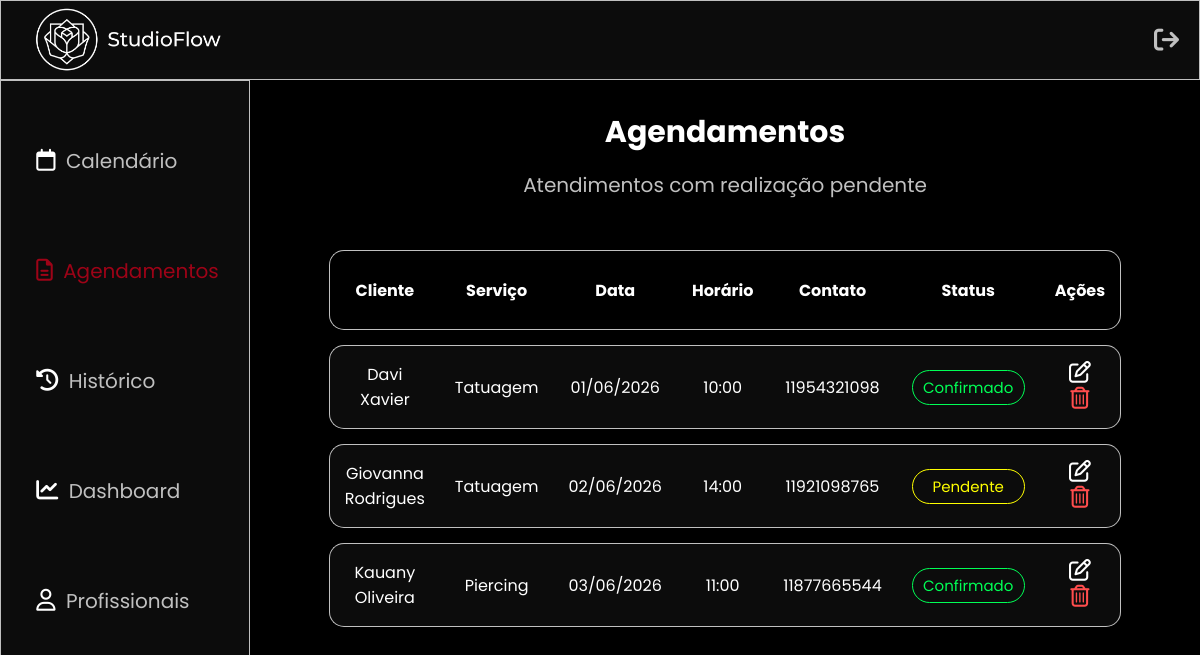
/frontend/admin/agendamentos.php, run on an earlier commit of the app's database.
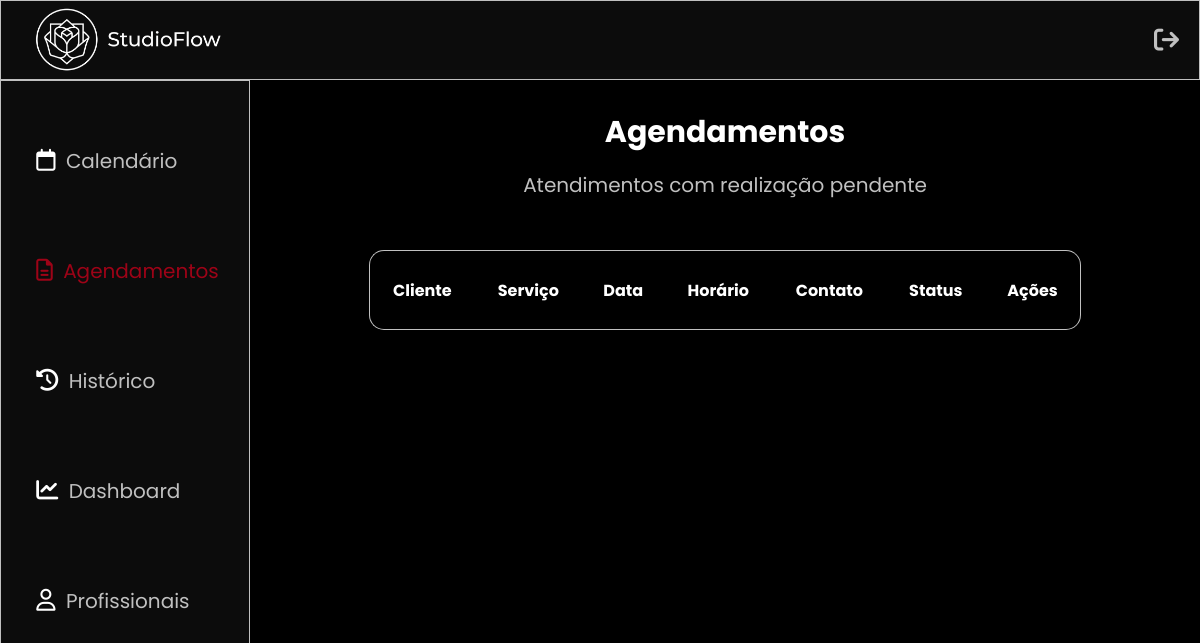
And on a later commit of the database.
### tables this page shows
CREATE TABLE agendamento (
    id_agendamento INT AUTO_INCREMENT PRIMARY KEY,
    id_cliente INT NOT NULL,
    id_profissional INT NOT NULL,
    id_servicos INT NOT NULL,
    data_agen DATE NOT NULL,
    horario TIME NOT NULL,
    status_agendamento ENUM('pendente', 'confirmado', 'cancelado', 'finalizado') 
        DEFAULT 'pendente',

    FOREIGN KEY (id_cliente) REFERENCES cliente(id_cliente),
    FOREIGN KEY (id_profissional) REFERENCES profissional(id_profissional),
    FOREIGN KEY (id_servicos) REFERENCES servicos(id_servicos)
);

CREATE TABLE cliente (
    id_cliente INT AUTO_INCREMENT PRIMARY KEY,
    nome VARCHAR(100) NOT NULL,
    contato_cliente VARCHAR(11) NOT NULL,
    data_nasc DATE NOT NULL
);

CREATE TABLE servicos (
    id_servicos INT AUTO_INCREMENT PRIMARY KEY,
    tipo_servico ENUM('tatuagem', 'piercing') NOT NULL,
    estilo ENUM('fineline','realista','old_school','flash_tattoo','anime','lettering','blackout','cobertura'),
    regiao VARCHAR(20) NOT NULL,
    quantidade INT
);

### frontend/admin/agendamentos.php (the view, shortened to what this page needs)
<?php require_once '../../backend/conexao.php';
$sql = "SELECT
  agendamento.id_agendamento,
  cliente.nome,
  cliente.contato_cliente,
  servicos.tipo_servico,
  agendamento.data_agen,
  agendamento.horario,
  agendamento.status_agendamento
  FROM agendamento INNER JOIN cliente ON agendamento.id_cliente = cliente.id_cliente
  INNER JOIN servicos ON agendamento.id_servicos = servicos.id_servicos WHERE agendamento.status_agendamento IN ('pendente','confirmado')";
$stmt = $pdo->prepare($sql);
$stmt->execute();
?>
<!DOCTYPE html>
<html lang="pt-BR">
<head>
    <link rel="stylesheet" href="../../assets/css/admin.css">
    <link rel="stylesheet" href="https://cdnjs.cloudflare.com/ajax/libs/font-awesome/6.5.0/css/all.min.css">
</head>
<body>
    <header>
        <nav class="topbar">
            <a href="../index.php"><img src="../../assets/img/logo/logo-white.png" alt="StudioFlow" class="logo"></a>
            <a href="../login.php" class="logout"><i class="fa-solid fa-arrow-right-from-bracket"></i></a>
        </nav>
    </header>
    <aside>
        <nav class="sidebar">
            <div class="nav-links">
                <a href="calendario.php"><i class="fa-regular fa-calendar icon"></i> Calendário</a>
                <a href="agendamentos.php" style="color: var(--red);"><i class="fa-regular fa-file-lines icon" style="color: var(--red);"></i> Agendamentos</a>
                <a href="historico.php"><i class="fa-solid fa-clock-rotate-left icon" ></i> Histórico</a>
                <a href="dashboard.php"><i class="fa-solid fa-chart-line icon"></i> Dashboard</a>
                <a href="profissionais.php"><i class="fa-regular fa-user icon"></i> Profissionais</a>
            </div>
        </nav>
    </aside>
    <main>
        <h2>Agendamentos</h2>
        <p>Atendimentos com realização pendente</p>
        <table><br>
        <thead>
          <tr>
            <th>Cliente</th>
            <th>Serviço</th>
            <th>Data</th>
            <th>Horário</th>
            <th>Contato</th>
            <th>Status</th>
            <th>Ações</th>
          </tr>
        </thead>
        <tbody>
          <?php while($row = $stmt->fetch()) { ?>
            <tr>
              <td><?php echo htmlspecialchars($row['nome']); ?></td>
              <td><?php echo ucfirst(htmlspecialchars($row['tipo_servico'])); ?></td>
              <td><?php echo date('d/m/Y', strtotime($row['data_agen'])); ?></td>
              <td><?php echo date('H:i', strtotime($row['horario'])); ?></td>
              <td><?php echo htmlspecialchars($row['contato_cliente']); ?></td>
              <td>
              <select name="status" class="status <?php echo $row['status_agendamento']; ?>" data-id="<?php echo $row['id_agendamento']; ?>">
              <option value="pendente" <?php if($row['status_agendamento'] == 'pendente') echo 'selected'; ?> class="pendente">Pendente</option>
              <option value="confirmado" <?php if($row['status_agendamento'] == 'confirmado') echo 'selected'; ?> class="confirmado">Confirmado</option>
            </select>
            </td>
            <td>
            <a href="editar-agendamento.php?id=<?php echo $row['id_agendamento']; ?>"><i class="fa-regular fa-pen-to-square icon"></i></a>
            <a href="../../backend/atualizar-status.php?excluir=<?php echo $row['id_agendamento']; ?>" onclick="return confirm('Deseja realmente excluir este agendamento?')">
            <i class="fa-regular fa-trash-can icon" style="color: var(--cancel);"></i></a>
            </td>
            </tr>
            <?php } ?>
          </tbody>
        </table>
      </main>
</body>
</html>

### assets/css/admin.css (style rules this page uses)
body { background-color: var(--bg) ; color: var(--white); }
.topbar { background-color: var(--dark); width: 100%; height: 80px; top: 0; position: fixed; padding: 0 20px ; display: flex; justify-content: space-between; align-items: center; border: 1px solid var(--light); z-index: 9999; }
.topbar a { display: flex; align-items: center; text-decoration: none; }
.logo { height: 80px; width: auto; }
.logout { color: var(--light); font-size: 25px; }
.sidebar { background-color: var(--dark); border: 1px solid var(--light); width: 250px; height: 100vh; position: fixed; top: 80px; left: 0; padding-top: 50px; justify-items: center; }
.nav-links a { display: block; color: var(--light); text-decoration: none; padding: 15px 20px; font-size: 20px; margin-bottom: 50px; }
main { margin-top: 80px; margin-left: 250px; padding: 30px; justify-items: center; text-align: center; }
h2 { color: var(--white); font-size: 30px; margin-bottom: 15px; }
p { color: var(--light); font-size: 20px; margin-bottom: 10px; }
.icon { font-size: 22px; color: var(--white); margin: 0 5px; }
table { width: 80%; border-collapse: separate; border-spacing: 0 15px; margin-bottom: 20px; }
thead th { padding: 15px; height: 80px; color: var(--white); border-top: 1px solid var(--light); border-bottom: 1px solid var(--light); }
thead th:first-child { border-left: 1px solid var(--light); border-radius: 15px 0 0 15px; }
thead th:last-child { border-right: 1px solid var(--light); border-radius: 0 15px 15px 0; }
tbody tr { height: 80px; background-color: var(--dark); }
td { height: 80px; padding: 15px; border-top: 1px solid var(--light); border-bottom: 1px solid var(--light); }
td:first-child { border-left: 1px solid var(--light); border-radius: 15px 0 0 15px; }
td:last-child { border-right: 1px solid var(--light); border-radius: 0 15px 15px 0; }
.status option { background-color: var(--gray) !important; }
.status { background-color: transparent; border: 1px solid var(--light); border-radius: 20px; padding: 8px 10px; font-size: 15px; color: var(--light); cursor: pointer; text-align: center; -webkit-appearance: none; }
.status.confirmado { color: var(--green); border-color: var(--green) !important; }
.status.pendente { color: var(--yellow); border-color: var(--yellow) !important; }

### assets/css/global.css (style rules this page uses)
* { margin: 0; padding: 0; box-sizing: border-box; font-family: 'Poppins', sans-serif; }
:root { --bg: #000; --dark: #0c0c0c; --red: #9d0317; --gray: #2a2a2a; --light: #c0c0c0; --white: #fff; --cancel: #ff4d4d; --blue: #006eff; --green: #00ff55; --yellow: #ffff00; }

What changed in the data, as far as the page shows it:
removed agendamento: id_cliente.nome "Davi Xavier", id_servicos.tipo_servico "Tatuagem", data_agen "01/06/2026", horario "10:00", id_cliente.contato_cliente "11954321098", status "Confirmado"
removed agendamento: id_cliente.nome "Giovanna Rodrigues", id_servicos.tipo_servico "Tatuagem", data_agen "02/06/2026", horario "14:00", id_cliente.contato_cliente "11921098765", status "Pendente"
removed agendamento: id_cliente.nome "Kauany Oliveira", id_servicos.tipo_servico "Piercing", data_agen "03/06/2026", horario "11:00", id_cliente.contato_cliente "11877665544", status "Confirmado"
